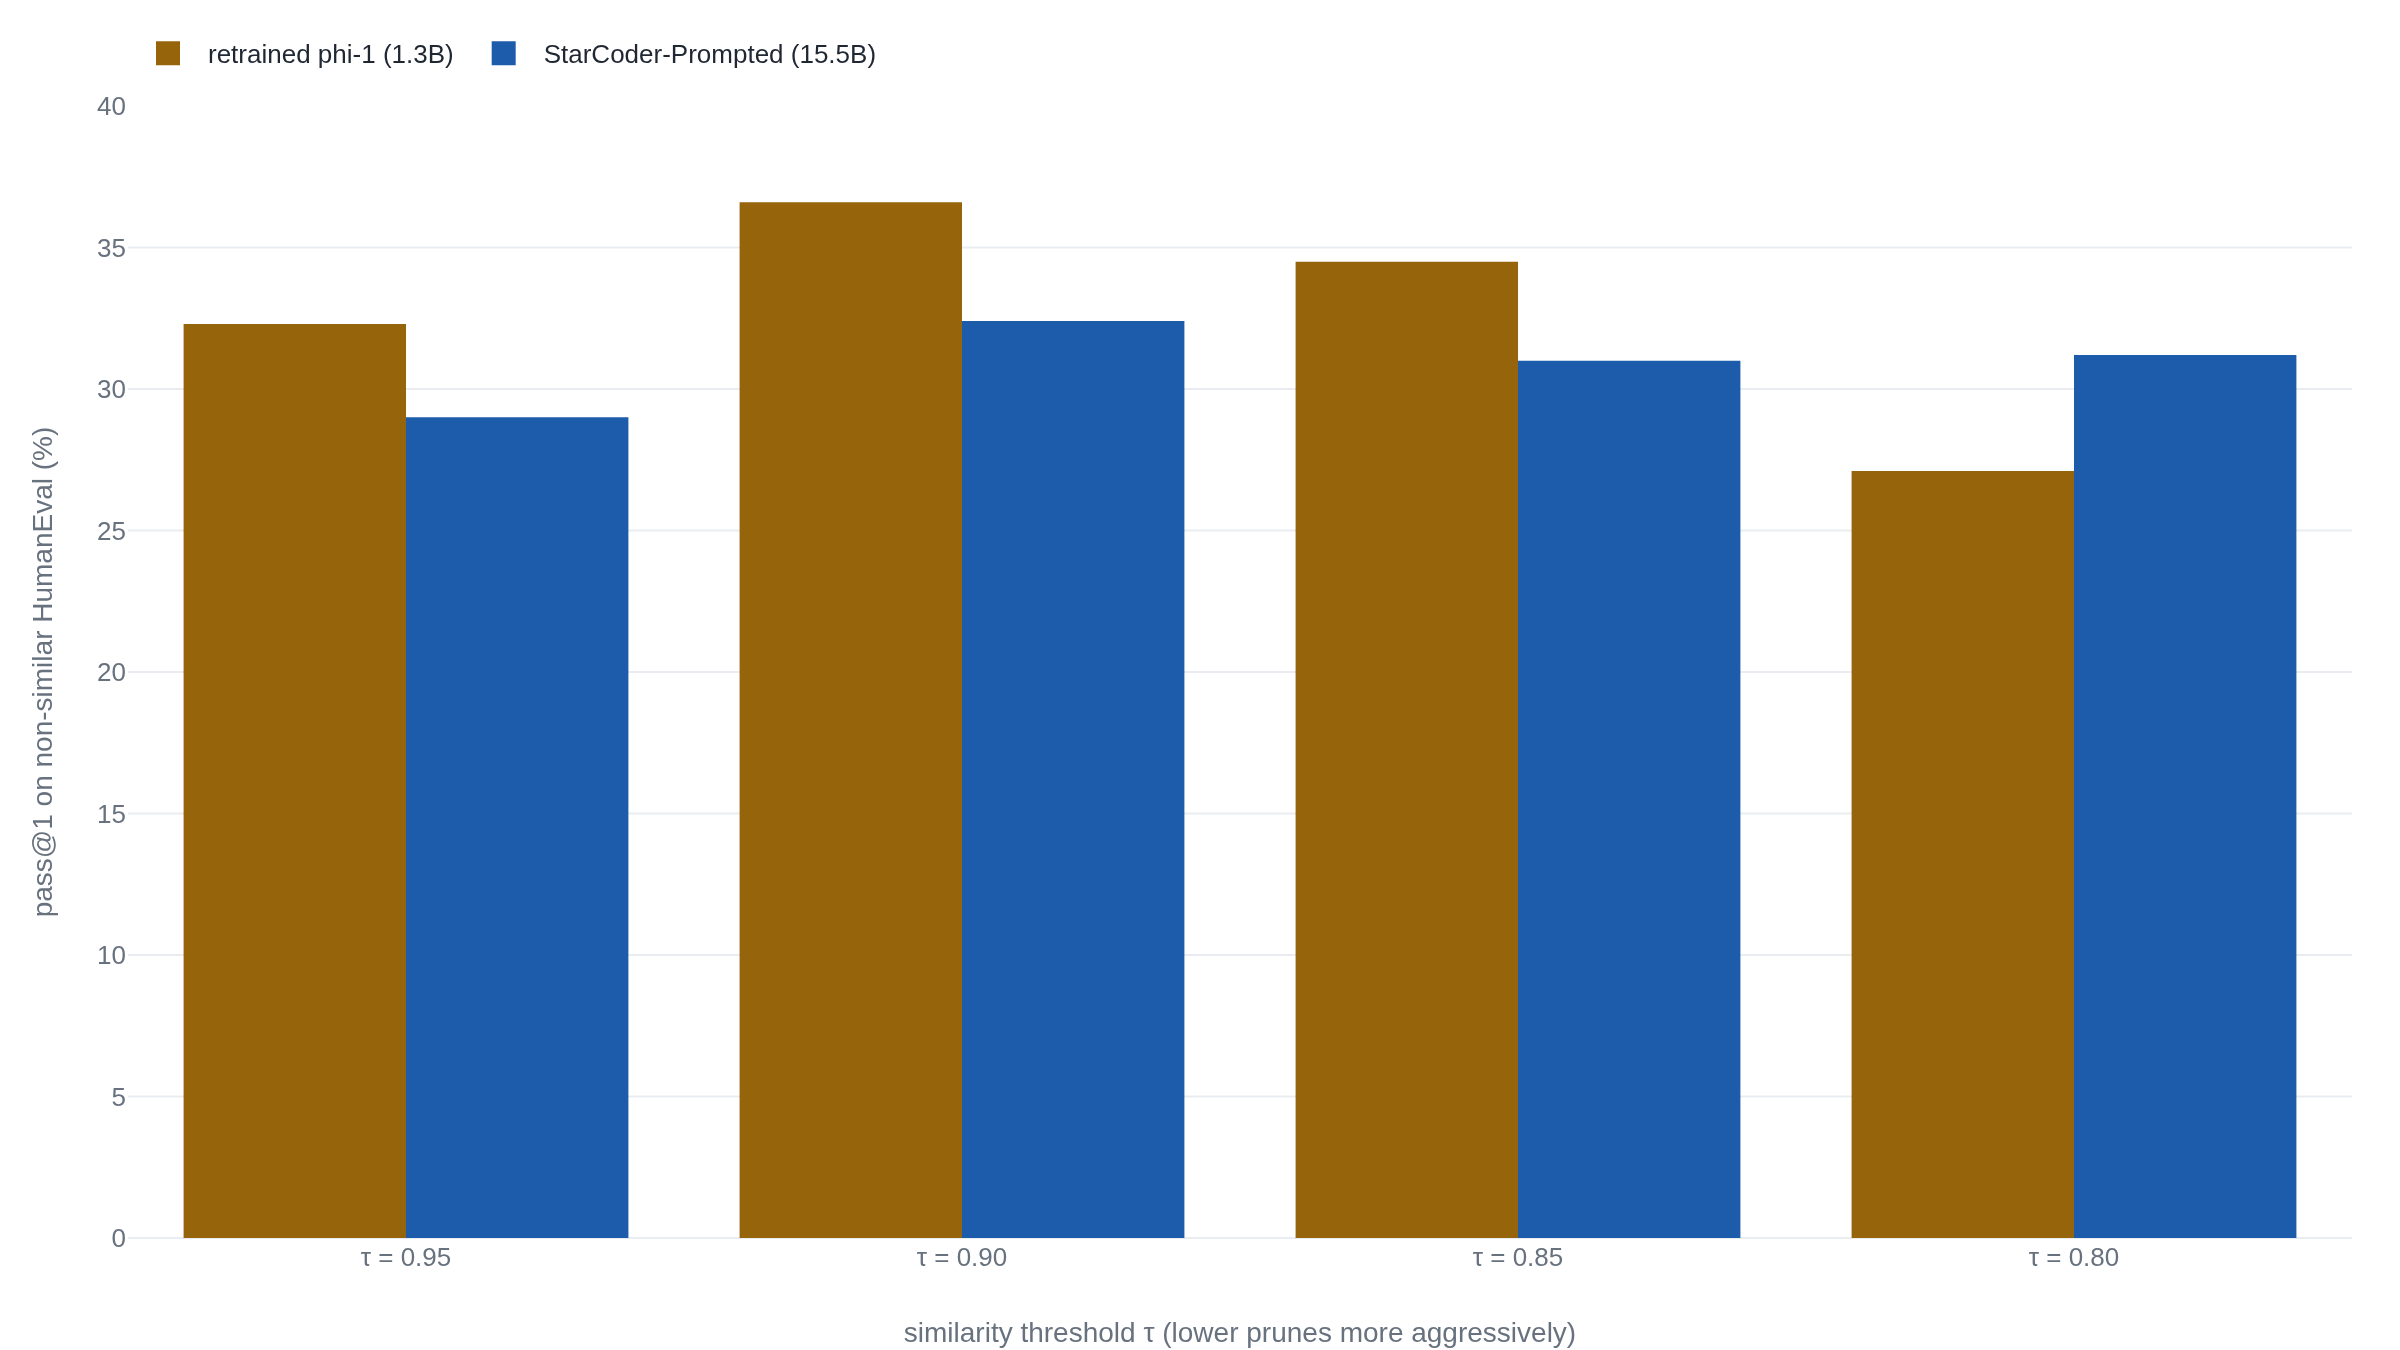

Recreate this plot in Python.
import plotly.graph_objects as go

# HumanEval pass@1 on the NON-SIMILAR problems only, after retraining phi-1
# with matching CodeExercises removed, at four similarity thresholds.
# Source: arXiv:2306.11644, Table 3. Lower tau prunes more aggressively.
thresholds = ["τ = 0.95", "τ = 0.90", "τ = 0.85", "τ = 0.80"]
retrained_phi1 = [32.3, 36.6, 34.5, 27.1]
starcoder = [29.0, 32.4, 31.0, 31.2]

fig = go.Figure()
fig.add_trace(go.Bar(name="retrained phi-1 (1.3B)", x=thresholds, y=retrained_phi1))
fig.add_trace(go.Bar(name="StarCoder-Prompted (15.5B)", x=thresholds, y=starcoder))
fig.update_layout(
    barmode="group",
    yaxis_title="pass@1 on non-similar HumanEval (%)",
    xaxis_title="similarity threshold τ (lower prunes more aggressively)",
)
fig.update_yaxes(range=[0, 40])
